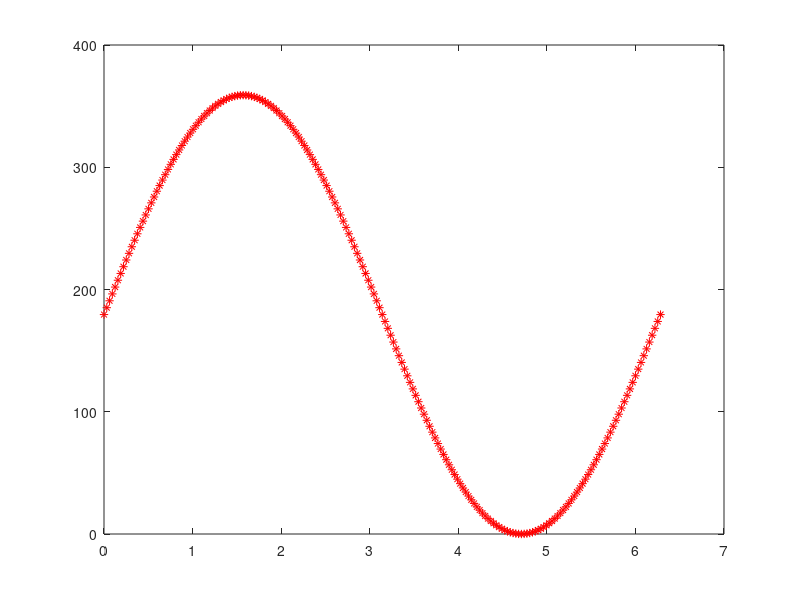

Here is the MATLAB script that generated this plot:
clear, clc;
TIM1_Period = 360 - 1;
t = linspace(0, 2*pi, 201);
sin = TIM1_Period/2*(sin(t) + 1);
plot(t, sin, 'r*');
sin = sin(:, 1 : 200);
sin = round(sin);
